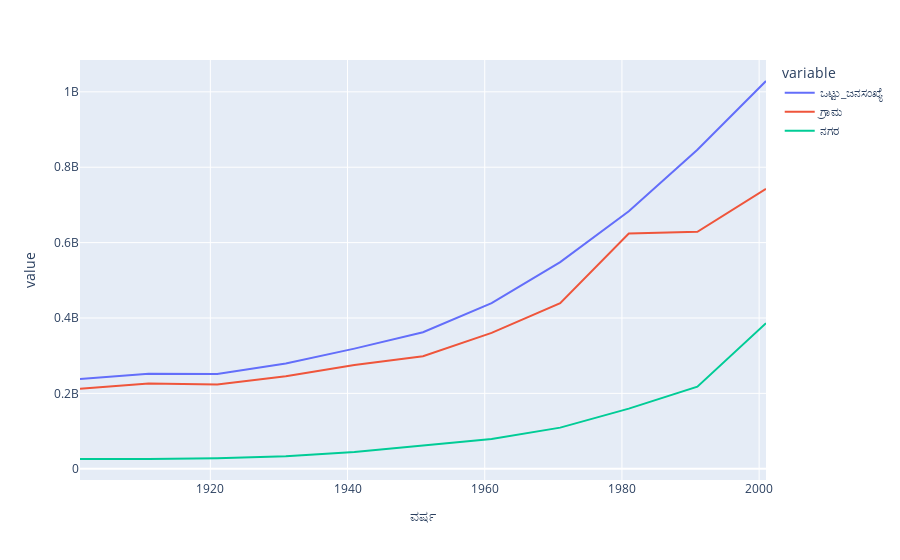

The notebook cell saved with this chart:
### Code cell
fig = data.plot(x='ವರ್ಷ', y = ['ಒಟ್ಟು_ಜನಸಂಖ್ಯೆ', 'ಗ್ರಾಮ', 'ನಗರ'])
fig.show()

### Figure 1 — Plotly figure (JSON) as saved in the notebook; plotly's stock layout.template omitted (floating-point values rounded to 4 significant figures)
{"data": [{"hovertemplate": "variable=ಒಟ್ಟು_ಜನಸಂಖ್ಯೆ<br>ವರ್ಷ=%{x}<br>value=%{y}<extra></extra>", "legendgroup": "ಒಟ್ಟು_ಜನಸಂಖ್ಯೆ", "line": {"color": "#636efa", "dash": "solid"}, "marker": {"symbol": "circle"}, "mode": "lines", "name": "ಒಟ್ಟು_ಜನಸಂಖ್ಯೆ", "orientation": "v", "showlegend": true, "type": "scatter", "x": [1901, 1911, 1921, 1931, 1941, 1951, 1961, 1971, 1981, 1991, 2001], "xaxis": "x", "y": [238396327, 252093390, 251351213, 278977238, 318660580, 362088090, 439234771, 548159652, 683329097, 846302688, 1028737436], "yaxis": "y"}, {"hovertemplate": "variable=ಗ್ರಾಮ<br>ವರ್ಷ=%{x}<br>value=%{y}<extra></extra>", "legendgroup": "ಗ್ರಾಮ", "line": {"color": "#EF553B", "dash": "solid"}, "marker": {"symbol": "circle"}, "mode": "lines", "name": "ಗ್ರಾಮ", "orientation": "v", "showlegend": true, "type": "scatter", "x": [1901, 1911, 1921, 1931, 1941, 1951, 1961, 1971, 1981, 1991, 2001], "xaxis": "x", "y": [212544454, 226151757, 223235043, 245521249, 275507283, 298644381, 360298168, 439045675, 623866550, 628691676, 742490639], "yaxis": "y"}, {"hovertemplate": "variable=ನಗರ<br>ವರ್ಷ=%{x}<br>value=%{y}<extra></extra>", "legendgroup": "ನಗರ", "line": {"color": "#00cc96", "dash": "solid"}, "marker": {"symbol": "circle"}, "mode": "lines", "name": "ನಗರ", "orientation": "v", "showlegend": true, "type": "scatter", "x": [1901, 1911, 1921, 1931, 1941, 1951, 1961, 1971, 1981, 1991, 2001], "xaxis": "x", "y": [25851573, 25941633, 28086170, 33455686, 44153297, 62443709, 78936603, 109113677, 159462547, 217611012, 386119689], "yaxis": "y"}], "layout": {"legend": {"title": {"text": "variable"}, "tracegroupgap": 0}, "margin": {"t": 60}, "xaxis": {"anchor": "y", "domain": [0, 1], "title": {"text": "ವರ್ಷ"}}, "yaxis": {"anchor": "x", "domain": [0, 1], "title": {"text": "value"}}}}
